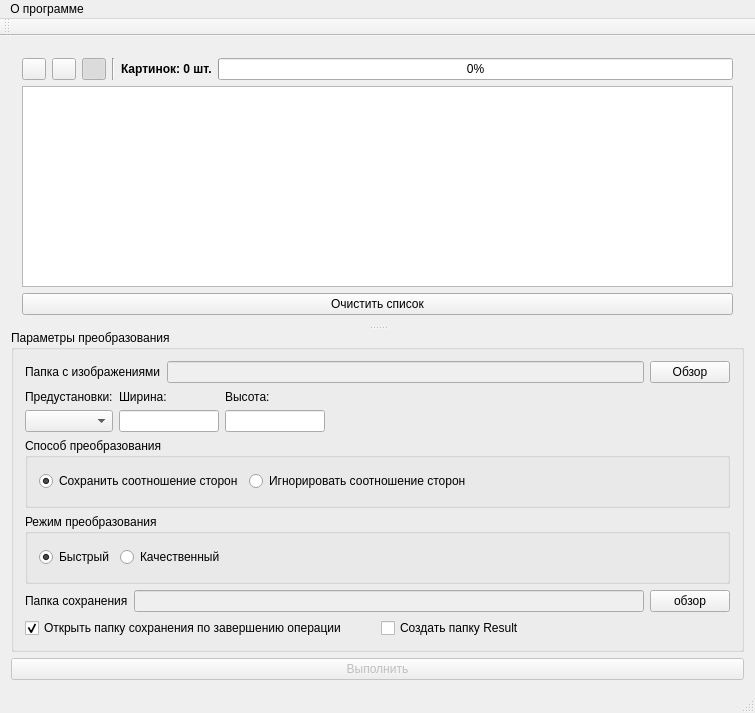
<?xml version="1.0" encoding="UTF-8"?>
<ui version="4.0">
 <class>MainWindow</class>
 <widget class="QMainWindow" name="MainWindow">
  <property name="geometry">
   <rect>
    <x>0</x>
    <y>0</y>
    <width>755</width>
    <height>713</height>
   </rect>
  </property>
  <property name="windowTitle">
   <string>Редактор картинок v1.0.2</string>
  </property>
  <property name="windowIcon">
   <iconset>
    <normaloff>:/rsc/resize.png</normaloff>:/rsc/resize.png</iconset>
  </property>
  <widget class="QWidget" name="centralWidget">
   <layout class="QVBoxLayout" name="verticalLayout_7">
    <item>
     <widget class="QSplitter" name="splitter">
      <property name="orientation">
       <enum>Qt::Vertical</enum>
      </property>
      <widget class="QWidget" name="layoutWidget">
       <layout class="QVBoxLayout" name="verticalLayout_6">
        <item>
         <layout class="QVBoxLayout" name="verticalLayout_3">
          <item>
           <layout class="QHBoxLayout" name="horizontalLayout_5">
            <item>
             <widget class="QPushButton" name="checkedPb">
              <property name="enabled">
               <bool>true</bool>
              </property>
              <property name="maximumSize">
               <size>
                <width>24</width>
                <height>24</height>
               </size>
              </property>
              <property name="toolTip">
               <string>Отметить все</string>
              </property>
              <property name="whatsThis">
               <string/>
              </property>
              <property name="text">
               <string/>
              </property>
              <property name="icon">
               <iconset resource="rsc.qrc">
                <normaloff>:/rsc/unchecked_checkbox.png</normaloff>:/rsc/unchecked_checkbox.png</iconset>
              </property>
              <property name="iconSize">
               <size>
                <width>24</width>
                <height>24</height>
               </size>
              </property>
             </widget>
            </item>
            <item>
             <widget class="QPushButton" name="showCheckedPb">
              <property name="maximumSize">
               <size>
                <width>24</width>
                <height>24</height>
               </size>
              </property>
              <property name="text">
               <string/>
              </property>
              <property name="icon">
               <iconset resource="rsc.qrc">
                <normaloff>:/rsc/eyes.png</normaloff>:/rsc/eyes.png</iconset>
              </property>
              <property name="iconSize">
               <size>
                <width>24</width>
                <height>24</height>
               </size>
              </property>
              <property name="checkable">
               <bool>true</bool>
              </property>
             </widget>
            </item>
            <item>
             <widget class="QPushButton" name="descImgPb">
              <property name="enabled">
               <bool>true</bool>
              </property>
              <property name="maximumSize">
               <size>
                <width>24</width>
                <height>24</height>
               </size>
              </property>
              <property name="toolTip">
               <string>Отобразить свойства у всех изображений</string>
              </property>
              <property name="text">
               <string/>
              </property>
              <property name="icon">
               <iconset resource="rsc.qrc">
                <normaloff>:/rsc/description.png</normaloff>:/rsc/description.png</iconset>
              </property>
              <property name="iconSize">
               <size>
                <width>24</width>
                <height>24</height>
               </size>
              </property>
              <property name="checkable">
               <bool>true</bool>
              </property>
              <property name="checked">
               <bool>true</bool>
              </property>
             </widget>
            </item>
            <item>
             <widget class="Line" name="line">
              <property name="orientation">
               <enum>Qt::Vertical</enum>
              </property>
             </widget>
            </item>
            <item>
             <widget class="QLabel" name="imgListLabel">
              <property name="font">
               <font>
                <weight>75</weight>
                <bold>true</bold>
               </font>
              </property>
              <property name="text">
               <string>Картинок: 0 шт.</string>
              </property>
             </widget>
            </item>
            <item>
             <widget class="QProgressBar" name="progressBar">
              <property name="value">
               <number>0</number>
              </property>
             </widget>
            </item>
           </layout>
          </item>
          <item>
           <widget class="QListWidget" name="imgsLw">
            <property name="lineWidth">
             <number>1</number>
            </property>
            <property name="flow">
             <enum>QListView::LeftToRight</enum>
            </property>
            <property name="resizeMode">
             <enum>QListView::Fixed</enum>
            </property>
            <property name="layoutMode">
             <enum>QListView::SinglePass</enum>
            </property>
            <property name="modelColumn">
             <number>0</number>
            </property>
            <property name="selectionRectVisible">
             <bool>false</bool>
            </property>
            <property name="currentRow">
             <number>-1</number>
            </property>
           </widget>
          </item>
          <item>
           <widget class="QPushButton" name="clearPb">
            <property name="text">
             <string>Очистить список</string>
            </property>
           </widget>
          </item>
         </layout>
        </item>
       </layout>
      </widget>
      <widget class="QGroupBox" name="groupBox">
       <property name="maximumSize">
        <size>
         <width>16777215</width>
         <height>16777215</height>
        </size>
       </property>
       <property name="title">
        <string>Параметры преобразования</string>
       </property>
       <layout class="QVBoxLayout" name="verticalLayout_4">
        <item>
         <layout class="QHBoxLayout" name="horizontalLayout">
          <item>
           <widget class="QLabel" name="label">
            <property name="text">
             <string>Папка с изображениями</string>
            </property>
           </widget>
          </item>
          <item>
           <widget class="QLineEdit" name="imgDirLe">
            <property name="enabled">
             <bool>false</bool>
            </property>
           </widget>
          </item>
          <item>
           <widget class="QPushButton" name="folderImgPb">
            <property name="text">
             <string>Обзор</string>
            </property>
           </widget>
          </item>
         </layout>
        </item>
        <item>
         <layout class="QHBoxLayout" name="horizontalLayout_6">
          <item>
           <layout class="QVBoxLayout" name="verticalLayout">
            <item>
             <widget class="QLabel" name="label_3">
              <property name="text">
               <string>Предустановки:</string>
              </property>
             </widget>
            </item>
            <item>
             <widget class="QComboBox" name="resolutionCb"/>
            </item>
           </layout>
          </item>
          <item>
           <layout class="QVBoxLayout" name="verticalLayout_2">
            <property name="spacing">
             <number>6</number>
            </property>
            <item>
             <widget class="QLabel" name="label_2">
              <property name="maximumSize">
               <size>
                <width>60</width>
                <height>15</height>
               </size>
              </property>
              <property name="text">
               <string>Ширина:</string>
              </property>
             </widget>
            </item>
            <item>
             <widget class="QLineEdit" name="wImgLe">
              <property name="maximumSize">
               <size>
                <width>100</width>
                <height>16777215</height>
               </size>
              </property>
              <property name="text">
               <string/>
              </property>
             </widget>
            </item>
           </layout>
          </item>
          <item>
           <layout class="QHBoxLayout" name="horizontalLayout_2">
            <item>
             <layout class="QVBoxLayout" name="verticalLayout_5">
              <item>
               <widget class="QLabel" name="label_4">
                <property name="maximumSize">
                 <size>
                  <width>60</width>
                  <height>15</height>
                 </size>
                </property>
                <property name="text">
                 <string>Высота:</string>
                </property>
               </widget>
              </item>
              <item>
               <widget class="QLineEdit" name="hImgLe">
                <property name="maximumSize">
                 <size>
                  <width>100</width>
                  <height>16777215</height>
                 </size>
                </property>
                <property name="text">
                 <string/>
                </property>
               </widget>
              </item>
             </layout>
            </item>
           </layout>
          </item>
          <item>
           <spacer name="horizontalSpacer_2">
            <property name="orientation">
             <enum>Qt::Horizontal</enum>
            </property>
            <property name="sizeHint" stdset="0">
             <size>
              <width>40</width>
              <height>20</height>
             </size>
            </property>
           </spacer>
          </item>
         </layout>
        </item>
        <item>
         <widget class="QGroupBox" name="groupBox_3">
          <property name="title">
           <string>Способ преобразования</string>
          </property>
          <layout class="QHBoxLayout" name="horizontalLayout_8">
           <item>
            <widget class="QRadioButton" name="saveRatioRb">
             <property name="text">
              <string>Сохранить соотношение сторон</string>
             </property>
             <property name="checked">
              <bool>true</bool>
             </property>
            </widget>
           </item>
           <item>
            <widget class="QRadioButton" name="ignorRb">
             <property name="text">
              <string>Игнорировать соотношение сторон</string>
             </property>
            </widget>
           </item>
           <item>
            <spacer name="horizontalSpacer_3">
             <property name="orientation">
              <enum>Qt::Horizontal</enum>
             </property>
             <property name="sizeHint" stdset="0">
              <size>
               <width>40</width>
               <height>20</height>
              </size>
             </property>
            </spacer>
           </item>
          </layout>
         </widget>
        </item>
        <item>
         <widget class="QGroupBox" name="groupBox_2">
          <property name="title">
           <string>Режим преобразования</string>
          </property>
          <layout class="QHBoxLayout" name="horizontalLayout_7">
           <item>
            <widget class="QRadioButton" name="fastScaleRb">
             <property name="text">
              <string>Быстрый</string>
             </property>
             <property name="checked">
              <bool>true</bool>
             </property>
            </widget>
           </item>
           <item>
            <widget class="QRadioButton" name="smoothScaleRb">
             <property name="text">
              <string>Качественный</string>
             </property>
            </widget>
           </item>
           <item>
            <spacer name="horizontalSpacer">
             <property name="orientation">
              <enum>Qt::Horizontal</enum>
             </property>
             <property name="sizeHint" stdset="0">
              <size>
               <width>40</width>
               <height>20</height>
              </size>
             </property>
            </spacer>
           </item>
          </layout>
         </widget>
        </item>
        <item>
         <layout class="QHBoxLayout" name="horizontalLayout_4">
          <item>
           <widget class="QLabel" name="label_5">
            <property name="text">
             <string>Папка сохранения</string>
            </property>
           </widget>
          </item>
          <item>
           <widget class="QLineEdit" name="saveDirLe">
            <property name="enabled">
             <bool>false</bool>
            </property>
           </widget>
          </item>
          <item>
           <widget class="QPushButton" name="saveDirPb">
            <property name="enabled">
             <bool>true</bool>
            </property>
            <property name="text">
             <string>обзор</string>
            </property>
           </widget>
          </item>
         </layout>
        </item>
        <item>
         <layout class="QHBoxLayout" name="horizontalLayout_3">
          <item>
           <widget class="QCheckBox" name="openDirChB">
            <property name="text">
             <string>Открыть папку сохранения по завершению операции</string>
            </property>
            <property name="checked">
             <bool>true</bool>
            </property>
           </widget>
          </item>
          <item>
           <widget class="QCheckBox" name="resultFolderCb">
            <property name="enabled">
             <bool>true</bool>
            </property>
            <property name="text">
             <string>Создать папку Result</string>
            </property>
            <property name="checked">
             <bool>false</bool>
            </property>
           </widget>
          </item>
         </layout>
        </item>
       </layout>
      </widget>
     </widget>
    </item>
    <item>
     <widget class="QPushButton" name="runPb">
      <property name="enabled">
       <bool>false</bool>
      </property>
      <property name="text">
       <string>Выполнить</string>
      </property>
     </widget>
    </item>
   </layout>
  </widget>
  <widget class="QMenuBar" name="menuBar">
   <property name="geometry">
    <rect>
     <x>0</x>
     <y>0</y>
     <width>755</width>
     <height>25</height>
    </rect>
   </property>
   <widget class="QMenu" name="menu">
    <property name="title">
     <string>О программе</string>
    </property>
    <addaction name="action"/>
   </widget>
   <addaction name="menu"/>
  </widget>
  <widget class="QToolBar" name="mainToolBar">
   <attribute name="toolBarArea">
    <enum>TopToolBarArea</enum>
   </attribute>
   <attribute name="toolBarBreak">
    <bool>false</bool>
   </attribute>
  </widget>
  <widget class="QStatusBar" name="statusBar"/>
  <action name="action">
   <property name="text">
    <string>Разработчик</string>
   </property>
  </action>
 </widget>
 <layoutdefault spacing="6" margin="11"/>
 <tabstops>
  <tabstop>folderImgPb</tabstop>
  <tabstop>ignorRb</tabstop>
  <tabstop>saveRatioRb</tabstop>
  <tabstop>saveDirPb</tabstop>
  <tabstop>checkedPb</tabstop>
  <tabstop>descImgPb</tabstop>
  <tabstop>imgsLw</tabstop>
  <tabstop>clearPb</tabstop>
  <tabstop>saveDirLe</tabstop>
  <tabstop>openDirChB</tabstop>
  <tabstop>runPb</tabstop>
  <tabstop>imgDirLe</tabstop>
 </tabstops>
 <resources>
  <include location="rsc.qrc"/>
 </resources>
 <connections/>
</ui>
